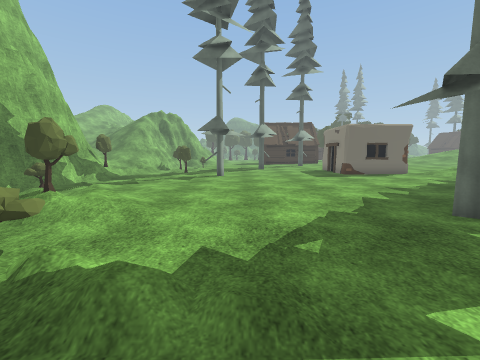
[1] (above)

18 first-person views from a walk through a Unity game level. The camera is 1.4 m above the floor, tilts 6° down and sees 90° across. The floor is counted in squares, 1 m on a side. Each view is taken from the middle of a square. On the plan, view 1 faces up. The plan holds only what a view shows up to about 13 squares ahead; the rest is blank. The place goes on beyond the plan. The player is left out. Some surface patterns are stand-ins.

[2]
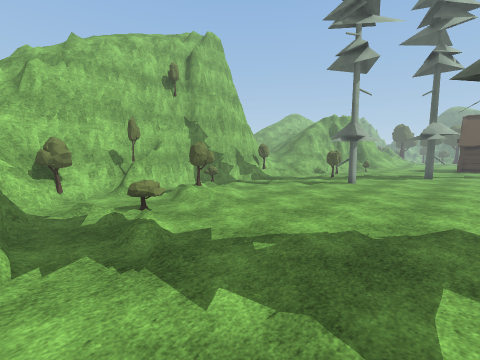

[3]
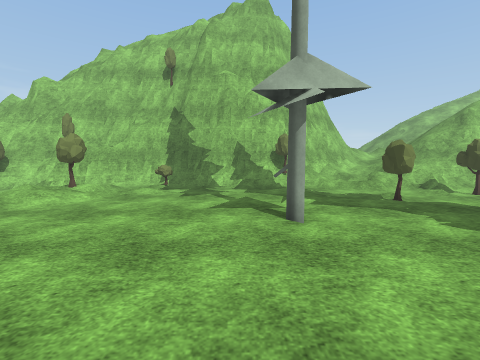

[4]
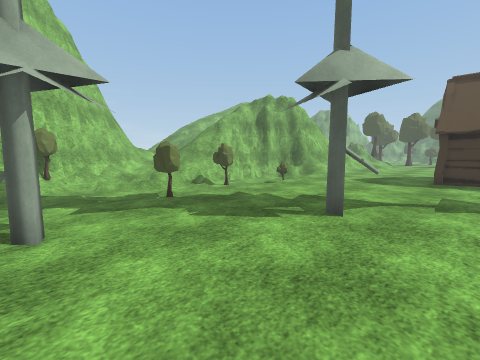

[5]
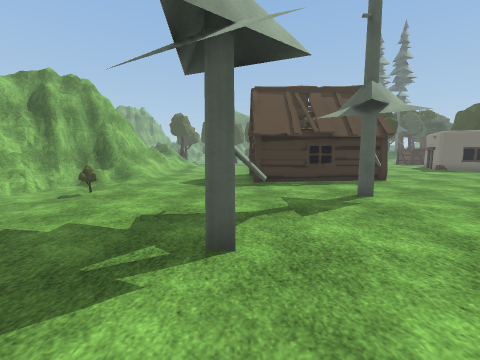

[6]
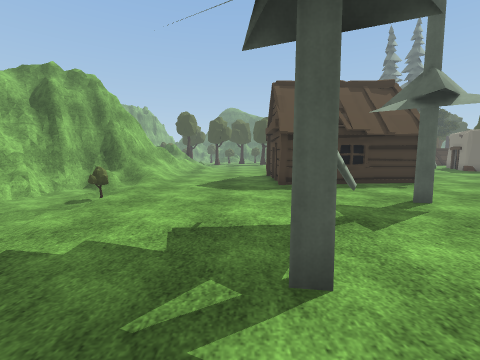

[7]
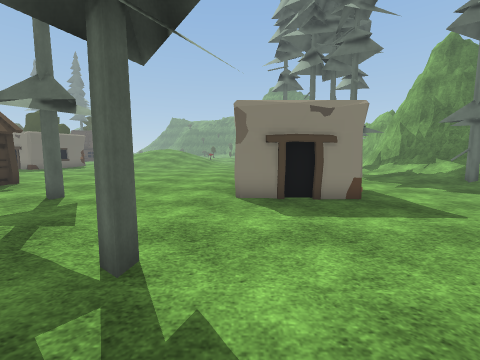

[8]
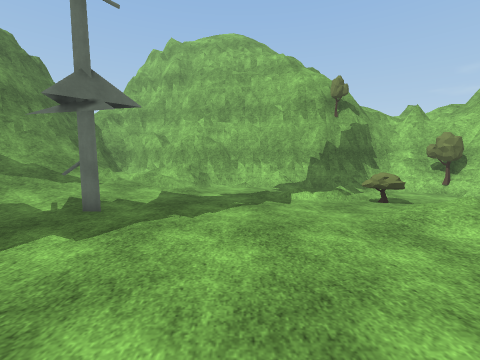

[9]
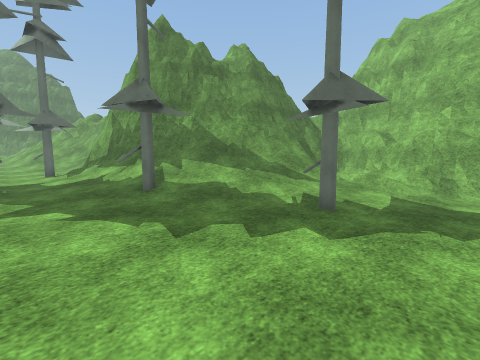

[10]
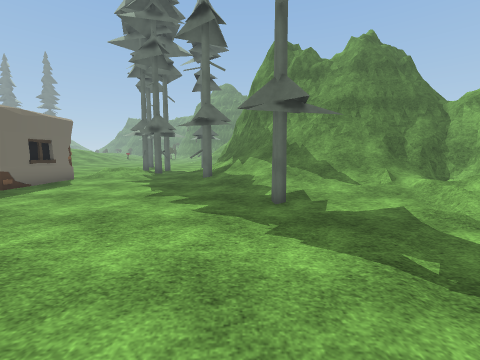

[11]
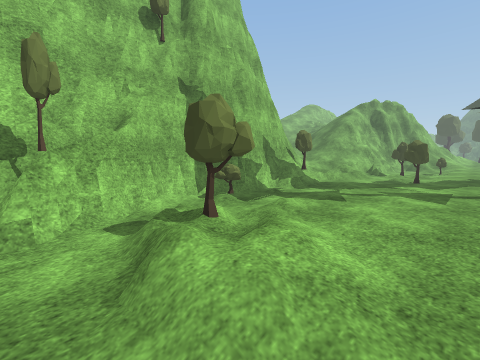

[12]
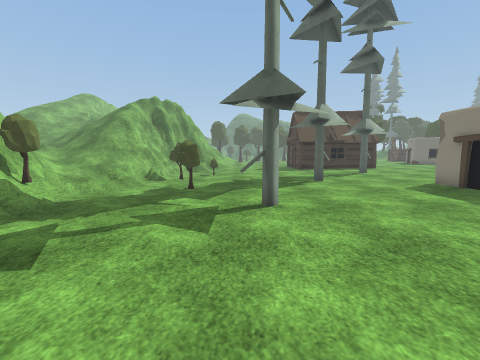

[13]
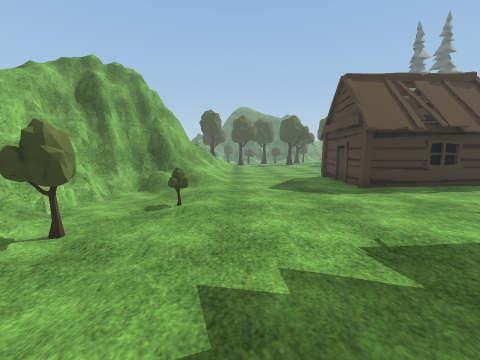

[14]
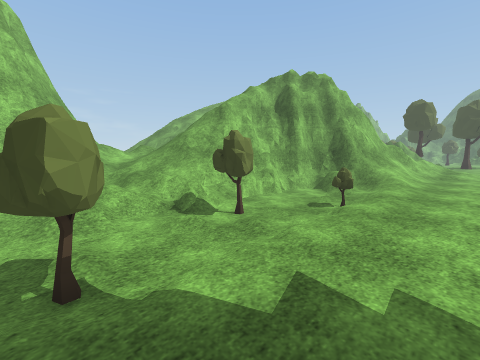

[15]
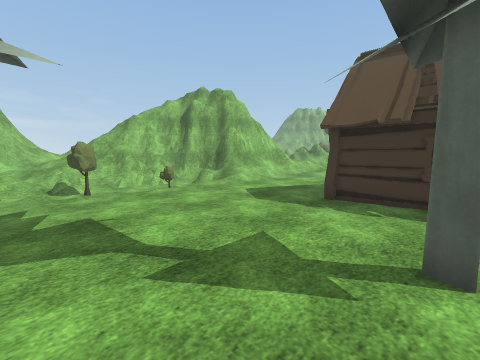

[16]
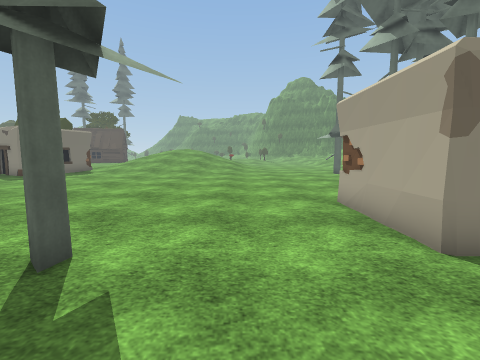

[17]
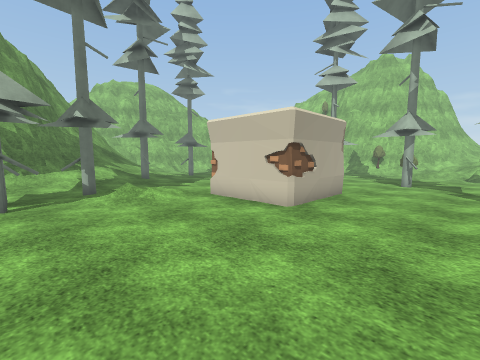

[18]
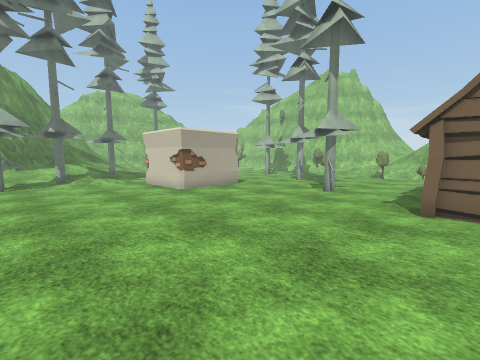

### Floor plan
Key: @ floor where view 1 was taken; # wall or solid block; x gap in a wall; . main floor; : floor 0.25 m higher than the main floor; - floor 0.25 m lower than the main floor; / step, stairs or slope; = window, fence, low wall or low ledge; T tree; H hut; O other object.
Columns run from 9 left of view 1 to 16 right of it. Each row starts with its distance up from view 1.
 31    #=//.....HHHHHH    ::
 30   ##///.....H        ::::
 29  ##////.....H     H :::::
 28  ##////.....H     ::::::::
 27 ##=-//:.....HHHHHHH:::::::
 26 ##=-/-:.........::::::::::
 25 =#=--T...........:::::::::
 24 /=/---/........#..::::::::
 23 ///TT/.........#...:::::::
 22 ///TT-..............::::::
 21 /////-...............:::::
 20 ///---.....#..........::::
 19 ///-TT.....#...........:::
 18 ///--T.........#####......
 17 //----.........O   #......
 16 T/---..........O   #......
 15 TT-.-..........##  #......
 14 #=-/--.##.......#OOO///...
 13 #=-----............./////#
 12 #-------............/ / .#
 11 #--------..............###
 10 #T-/------............ ...
  9 #TT//------..........:////
  8 #---//------....../#/////=
  7 ##/TT//------.....//////##
  6 ##-TT//--------..//////###
  5 ##--///-------#./////=##
  4 ##=--TT-------../////=##
  3 ##---TT/------./////=##
  2  #T--/////--/..////=##
  1  #T#-/------///////=#
  0  ######==@--///////##
 -1      #######=#/ //=##
 -2           ####=x/###
 -3             #######

Where each view was taken, in squares from view 1:
view 1: 0 up, 0 right, facing up
view 2: 0 up, 4 right, facing up-left
view 3: 13 up, 4 right, facing left
view 4: 14 up, 4 right, facing up-left
view 5: 16 up, 2 right, facing up
view 6: 17 up, 1 right, facing up
view 7: 18 up, 1 left, facing right
view 8: 11 up, 1 right, facing down
view 9: 11 up, 2 right, facing down-right
view 10: 6 up, 2 left, facing right
view 11: 4 up, 2 left, facing up-left
view 12: 8 up, 2 left, facing up
view 13: 18 up, 2 left, facing up
view 14: 18 up, 1 left, facing up-left
view 15: 20 up, 6 right, facing up-left
view 16: 21 up, 3 right, facing right
view 17: 22 up, 16 right, facing down-left
view 18: 28 up, 16 right, facing down-left
